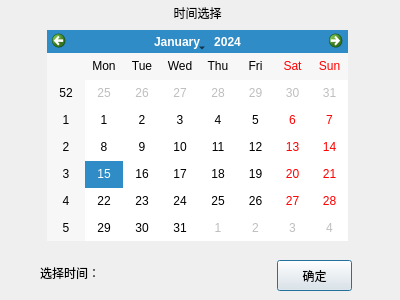
<?xml version="1.0" encoding="UTF-8"?>
<ui version="4.0">
 <class>LogCalendarDlg</class>
 <widget class="QDialog" name="LogCalendarDlg">
  <property name="geometry">
   <rect>
    <x>0</x>
    <y>0</y>
    <width>400</width>
    <height>300</height>
   </rect>
  </property>
  <property name="windowTitle">
   <string>Dialog</string>
  </property>
  <widget class="QLabel" name="label">
   <property name="geometry">
    <rect>
     <x>117</x>
     <y>0</y>
     <width>161</width>
     <height>25</height>
    </rect>
   </property>
   <property name="text">
    <string>时间选择</string>
   </property>
   <property name="alignment">
    <set>Qt::AlignCenter</set>
   </property>
  </widget>
  <widget class="QCalendarWidget" name="calendarWidget">
   <property name="geometry">
    <rect>
     <x>47</x>
     <y>30</y>
     <width>301</width>
     <height>211</height>
    </rect>
   </property>
   <property name="selectionMode">
    <enum>QCalendarWidget::SingleSelection</enum>
   </property>
   <property name="horizontalHeaderFormat">
    <enum>QCalendarWidget::ShortDayNames</enum>
   </property>
   <property name="verticalHeaderFormat">
    <enum>QCalendarWidget::ISOWeekNumbers</enum>
   </property>
  </widget>
  <widget class="QPushButton" name="pushButton">
   <property name="geometry">
    <rect>
     <x>277</x>
     <y>260</y>
     <width>75</width>
     <height>31</height>
    </rect>
   </property>
   <property name="text">
    <string>确定</string>
   </property>
  </widget>
  <widget class="QLabel" name="timeLab">
   <property name="geometry">
    <rect>
     <x>40</x>
     <y>260</y>
     <width>70</width>
     <height>25</height>
    </rect>
   </property>
   <property name="text">
    <string>选择时间：</string>
   </property>
  </widget>
 </widget>
 <resources/>
 <connections/>
</ui>
